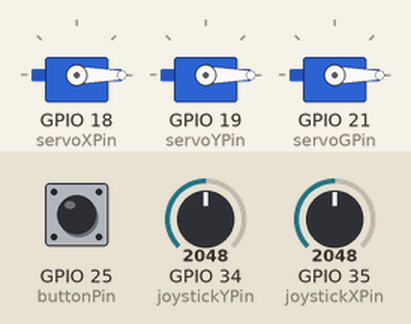
Recording of a sketch running on a simulated ESP32. Shown: 3 × servo. The test bench sets the inputs (shaded band); at power-on: GPIO 34 (joystickYPin) = 2048, GPIO 35 (joystickXPin) = 2048, GPIO 25 (buttonPin) HIGH.

Above: at 1.2 s.
1.3 s: GPIO 34 (joystickYPin) set to 2949
2.8 s: GPIO 34 (joystickYPin) set to 3065
At 3.26 s:
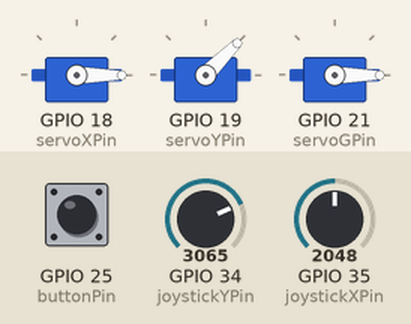
At 5.3 s:
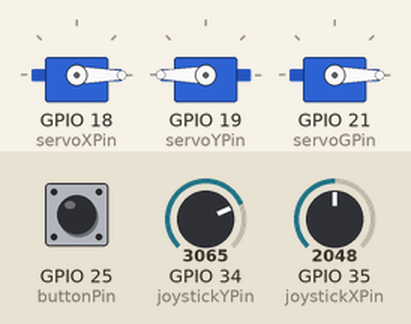
5.8 s: GPIO 35 (joystickXPin) set to 2941
7.3 s: GPIO 35 (joystickXPin) set to 3068
At 8.05 s:
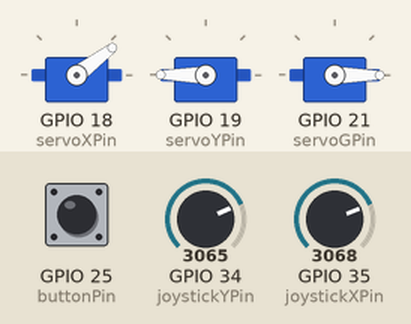
10.3 s: GPIO 25 (buttonPin) pulled LOW for 1 s
At 13.0 s:
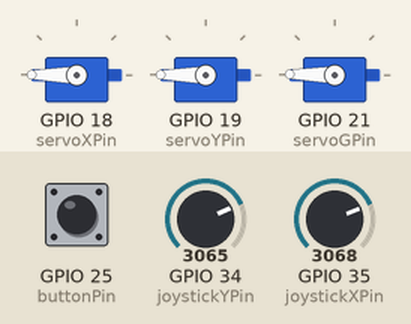
13.3 s: GPIO 25 (buttonPin) pulled LOW for 0.15 s
Timing chart, 0 to 15.9 s (numbered marks = the images above; inputs shaded):
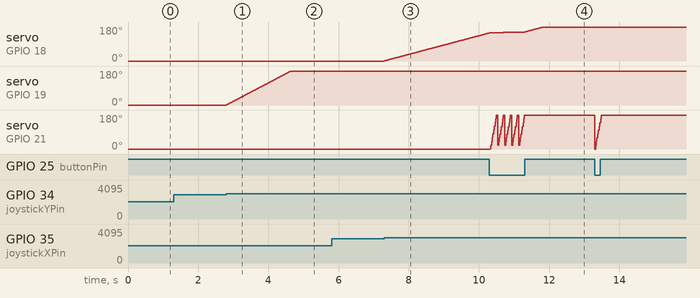

Measured:
- the behaviour switches between 3000 and 3001 on GPIO 34 (joystickYPin) (found by bisection; images 0 and 1)
- the behaviour switches between 3000 and 3001 on GPIO 35 (joystickXPin) (found by bisection; images 2 and 3)
- after the input at 1.3 s, every drawn part: stays the same
- after the input at 2.8 s, servo on GPIO 19 (servoYPin): moves from 0° to 180° over 1.8 s, starting at once
- after the input at 5.8 s, every drawn part: stays the same
- after the input at 7.3 s, servo on GPIO 18 (servoXPin): moves from 0° to 149° over 3.0 s, starting at once
- after the input at 10.3 s, servo on GPIO 21 (servoGPin): ramps from 1° to 179° and jumps back, once every 0.20 s

The sketch:

PEOMechatronicsLab5.ino
```cpp
// import Servo library
#include <ESP32Servo.h>

// define Joystick Pins
#define buttonPin 25
#define joystickXPin 35
#define joystickYPin 34

bool buttonState = HIGH;
bool buttonToggle = HIGH;

// Initializing Servo Motors
Servo servoX; // Servo X is the Base, moving left to right
Servo servoY; // Servo Y is the Arm, moving up and down
Servo servoG; // Servo G is the hand, opening and closing

int minUs = 520;
int maxUs = 2480;

// Defining Servo Pins
int servoXPin = 18;
int servoYPin = 19;
int servoGPin = 21;

// Initializing Servo Positions
int servoXPos = 0;
int servoYPos = 0;
int servoGPos = 0;

// Min/Max Position for all Servos
int servoPos_min = 0;
int servoPos_max = 180;

// Initializing Joystick Values
int joystickXValue = 0;
int joystickYValue = 0;


void setup() {
  pinMode(buttonPin, INPUT_PULLUP);

  servoX.attach(servoXPin, minUs, maxUs);
  servoY.attach(servoYPin, minUs, maxUs);
  servoG.attach(servoGPin, minUs, maxUs);

  servoX.write(servoPos_min);
  servoY.write(servoPos_min);
  servoG.write(servoPos_min);

  Serial.begin(9600);
  while (!Serial);
}

void loop() {
  buttonState = digitalRead(buttonPin);
  joystickXValue = analogRead(joystickXPin);
  joystickYValue = analogRead(joystickYPin);

  if (!buttonState){
    // clicking button (closing hand)
    if (buttonToggle){
      for (servoGPos = servoPos_min; servoGPos < servoPos_max; servoGPos += 1){
        servoG.write(servoGPos);
        delay(1);
      }
    }

    // opening hand
    if (!buttonToggle){
      for (servoGPos = servoPos_max; servoGPos > servoPos_min; servoGPos -= 1){
        servoG.write(servoGPos);
        delay(1);
      }
    }

  }

  // moving to the right
  if (joystickXValue > 3000 && 1000 < joystickYValue < 3000){
    if (servoXPos < servoPos_max){
      servoXPos++;
      servoX.write(servoXPos);
    }

    delay(10);
  }

  // moving left
  if (joystickXValue < 1000 && 1000 < joystickYValue < 3000){
    if (servoXPos > servoPos_min){
      servoXPos--;
      servoX.write(servoXPos);
    }

    delay(10);
  }

  // moving up
  if (1000 < joystickXValue < 3000 && joystickYValue < 1000){
    if (servoYPos > servoPos_min){
      servoYPos--;
      servoY.write(servoYPos);
    }

    delay(10);
  }

  // moving down
  if (1000 < joystickXValue < 3000 && joystickYValue > 3000){
    if (servoYPos < servoPos_max){
      servoYPos++;
      servoY.write(servoYPos);
    }

    delay(10);
  }

}
```
